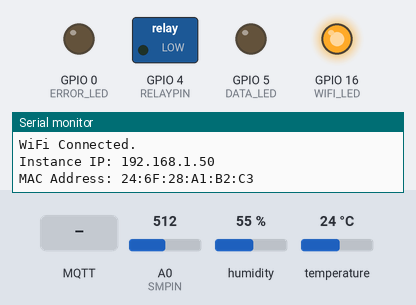
Bench run of a sketch on a simulated ESP8266 (NodeMCU). Shown: switched loads named in the sketch (green lamp = pin HIGH), output pins drawn as LEDs (lit = HIGH), the last lines printed to the serial monitor. Inputs (shaded band) come from the test bench; at power-on: A0 (SMPIN) = 512, humidity 55 %, temperature 24 °C. WiFi joins after 1.5 s; servers stay silent unless stated; no MQTT or app messages arrive unless stated.

Above: at 2.7 s.
2.8 s: MQTT message "ON" arrives on the first subscribed topic
At 6.9 s:
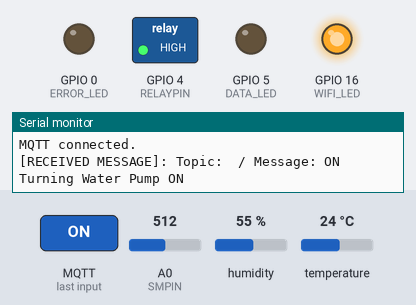
11.7 s: A0 (SMPIN) set to 0
At 12.2 s:
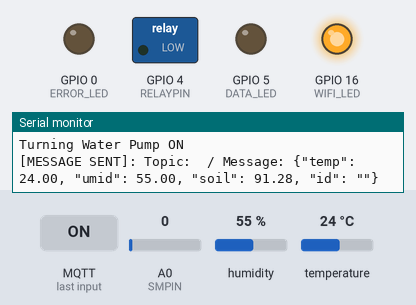
21.5 s: A0 (SMPIN) set to 20
At 30.13 s:
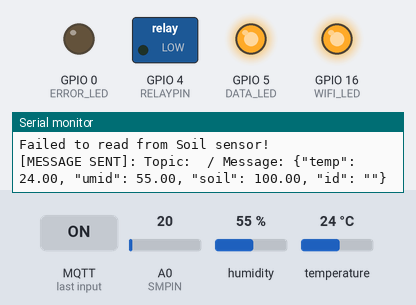
Timing chart, 0 to 51.8 s (numbered marks = the images above; inputs shaded):
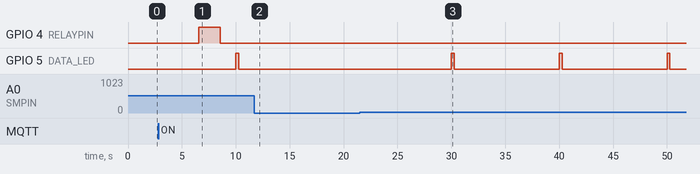

The sketch:

Esp8266-MQTT.ino
```cpp
// (licence header left out)
#include <DHT.h>
#include <PubSubClient.h>
#include <Ticker.h>
#include <WiFiManager.h>
/*********** PRE PROCESSORS ***********/
#define DEBUG true
#define DHTPIN 12
#define DHTTYPE DHT22
#define RELAYPIN 4
#define SEND_DATA_TIME_INTERVAL 10000 // 10 seconds
#define PUMP_ON_INTERVAL 2000 // 2 seconds
#define IRRIGATION_INTERVAL 1000 // 15 minutes
#define WIFI_LED 16
#define DATA_LED 5
#define ERROR_LED 0
#define SMPIN A0
/*********** CONST ***********/
/* ESP Config */
   /* Unique ESP identifier. Ex.: "6f9629a8-8827-44d2-94ed-cad4b6fe9154" */
const String ESP_UUID = "";
/* MQTT Config */
   /* MQTT Broker (perferably Mosquitto running locally) IP/HOST. Ex.: "192.168.31.61" */
const char* MQTT_BROKER_URL = "";
   /* MQTT Broker port. Ex.: 1883*/
const int MQTT_BROKER_PORT = 0;
   /* Server MQTT Topic for sending ESP Data. Ex.: "easywatering/data" */
const char* MQTT_DATA_SUB_TOPIC = "";
   /* Server MQTT Topic for receiving Irrigator pump status signal, using ESP_UUID. Ex.: "easywatering/pump/6f9629a8-8827-44d2-94ed-cad4b6fe9154" */
const char* MQTT_PUMP_SUB_TOPIC = "";
/*********** VAR ***********/
long lastConnectionTime; // Last time where ESP was connected for sending data.
long lastIrrigationTime; // Last time where ESP irrigation was activated.
float lastSphMeasuring;  // Last Soil moisture percentage measured.
char macAddress[6];
String strMacAddress;
boolean PUMP_STATE = false; // Watering PUMP state (ON/OFF).
/*********** OBJECTS/INSTANCES ***********/
DHT dht(DHTPIN, DHTTYPE); // DHT Sensor config.
WiFiClient clientWIFI; // WifiClient instance for setting Wireless connection.
PubSubClient clientMQTT(clientWIFI); // PubSubClient instance for subscribing/publishing to MQTT topics.
WiFiManager wiFiManager; // WifiManager instance for ESP Wireless configuration.
Ticker ticker;
/*********** SETUP ***********/
void setup() {
  /* Serial */
  if (DEBUG) {
    Serial.begin(115200);
    Serial.println("\nInstance ID: " + String(ESP_UUID));
  }

  /* Pin Modes and States */
  lastConnectionTime = 0;
  pinMode(WIFI_LED, OUTPUT);
  pinMode(DATA_LED, OUTPUT);
  pinMode(ERROR_LED, OUTPUT);
  pinMode(RELAYPIN, OUTPUT);
  WiFi.mode(WIFI_STA);

  dht.begin();  //Starts DHT Sensor

  /* Setup WifiManager */
  //wiFiManager.resetSettings();
  wiFiManager.setDebugOutput(false);
  wiFiManager.setAPCallback(wifiManagerCB);

  if (!wiFiManager.autoConnect("EasyWatering-Manager")) {
    if (DEBUG)
      Serial.println("Failed to connect to Wi-Fi.\n");

    ESP.restart();
    delay(1000);
  }

  if (DEBUG) {
    Serial.println("WiFi Connected.");
    Serial.print("Instance IP: ");
    Serial.print(WiFi.localIP());
    Serial.print("\nMAC Address: ");
    Serial.print(WiFi.macAddress());
  }

  /* MAC Config */
  //strMacAddress = WiFi.macAddress();
  //strMacAddress.toCharArray(macAddress, 6);

  ticker.detach();

  /* MQTT Connection */
  clientMQTT.setServer(MQTT_BROKER_URL, MQTT_BROKER_PORT);
  clientMQTT.setCallback(mqttCB);

  ticker.detach();

  digitalWrite(WIFI_LED, HIGH);
  lastIrrigationTime = millis();
}

/*********** CALLBACKS ***********/
void wifiLedBlink() {
  digitalWrite(WIFI_LED, !digitalRead(WIFI_LED));
}

void wifiManagerCB(WiFiManager *wiFiManager) {
  if (DEBUG)
   Serial.println("Settings mode ON.");

  ticker.attach(0.2, wifiLedBlink);
}

void mqttCB(char* topic, byte* payload, unsigned int length) {
  String payloadStr = "";

  /* Loads Payload into a single string */
  for (int i = 0; i < length; i++) {
    payloadStr = payloadStr + (char)payload[i];
  }

  if (DEBUG) {
    Serial.print("\n[RECEIVED MESSAGE]: Topic: ");
    Serial.print(topic);
    Serial.print(" / Message: ");
    Serial.print(payloadStr);
  }

  /* Check if any pump command was received */
  if (String(topic) == String(MQTT_PUMP_SUB_TOPIC)) {
    if (payloadStr == "ON") {
      /* Registers when pump turns on */
      unsigned long startTime = millis();

      if (DEBUG)
        Serial.println("\nTurning Water Pump ON");

      digitalWrite(RELAYPIN, HIGH);
      delay(PUMP_ON_INTERVAL);
      digitalWrite(RELAYPIN, LOW);
      lastIrrigationTime = millis();
    } else if (payloadStr == "OFF") {
      if (DEBUG)
        Serial.println("Turning Water Pump OFF");

      digitalWrite(RELAYPIN, LOW);
    }
  }
}

void connectMQTT() {
  int tries = 0;

  while (!clientMQTT.connected() && tries < 10) {
    delay (500);
    tries ++;
  }

  if (clientMQTT.connect(macAddress)) {
    if (DEBUG)
      Serial.println("\nMQTT connected.");

    /* Subscribes to main topics */
    //clientMQTT.subscribe(MQTT_DATA_SUB_TOPIC);
    clientMQTT.subscribe(MQTT_PUMP_SUB_TOPIC);
  } else {
    if (DEBUG)
      Serial.println("Failed to connect to MQTT.");
  }
}

void autoIrrigation() {
  digitalWrite(RELAYPIN, HIGH);
  delay(PUMP_ON_INTERVAL);
  digitalWrite(RELAYPIN, LOW);
}

String readSensorData() {
  /* Sensors Var */
  int sh;
  float sph;
  float h = dht.readHumidity();
  float t = dht.readTemperature();
  String sensorData = "";

  if (isnan(h) || isnan(t)) {
    if (DEBUG)
      Serial.println(F("Failed to read from DHT sensor!"));

    return "";
  }

  sh = analogRead(SMPIN);

  if (isnan(sh) || sh == 0) {
    if (DEBUG)
      Serial.println(F("Failed to read from Soil sensor!"));

    return "";
  }

  /* Soil Moisture Measurement | Multiplied by ~1.83 empirical correction factor */
  sph = ( 100 - ( (sh / 1024.00) * 100 ) ) * 1.825555;

  if (sph > 100)
    sph = 100.00;

   /* Checks if it is dry and was not irrigated in last 15 minutes */
  if (lastSphMeasuring < 40 && (sph < 40)) {
    if ((millis() - lastIrrigationTime) > IRRIGATION_INTERVAL) {
      lastIrrigationTime = millis();
    }

    /* Calls auto irrigation routine */
    autoIrrigation();
  }

  /* Builds JSON string */
  sensorData = "{\"temp\": " + String(t) + ", " + "\"umid\": " + String(h) + "," + " \"soil\": " + String(sph);
  lastSphMeasuring = sph;
  return sensorData;
}

void publishSensorData() {
  String data = "";
  /* Check if data is not empty */
  if ((data = readSensorData()) != "") {
    /* Appends ESP_UUID to payload */
    data += ", \"id\": \"" + ESP_UUID + "\"}";

    /* Loads the String into an charr array for PubSubClient Payload */
    int data_len = data.length() + 1;
    char char_arr[data_len];
    data.toCharArray(char_arr, data_len);
    /* Publish to the specified EasyWatering topic */
    clientMQTT.publish(MQTT_DATA_SUB_TOPIC, char_arr);

    digitalWrite(DATA_LED, HIGH);
    if (DEBUG) {
      Serial.print("[MESSAGE SENT]: ");
      Serial.print("Topic: ");
      Serial.print(MQTT_DATA_SUB_TOPIC);
      Serial.print(" / Message: " + data + "\n");
    }

    delay(250);
    digitalWrite(DATA_LED, LOW);
  }
}

/*********** LOOP ***********/
void loop() {

  if (!clientMQTT.connected()) {
    connectMQTT();
  }
  clientMQTT.loop();

  /* Check if it's time to send new data */
  if (millis() - lastConnectionTime > SEND_DATA_TIME_INTERVAL) {
    lastConnectionTime = millis();
    publishSensorData();
  }
}
```

Measured:
- after the input at 2.8 s, GPIO 4 (RELAYPIN): LOW → HIGH after 3.8 s, → LOW 2.0 s later
- after the input at 11.7 s, GPIO 5 (DATA_LED): stays LOW (without the input it goes to HIGH after 8.3 s)
- after the input at 21.5 s, GPIO 5 (DATA_LED): alternates HIGH for 0.25 s and LOW for 9.7 s, starting after 8.5 s
